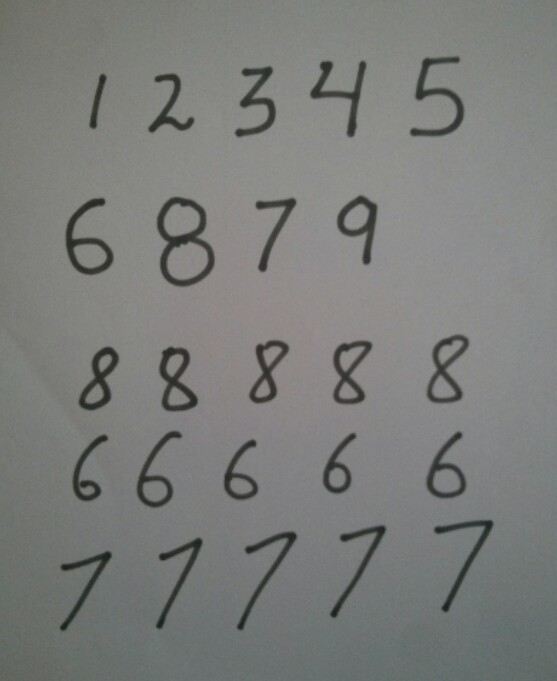
#> input picture 7_examples/handwritting_recognition/test_3.jpg, 557 x 681 px
$ jupyter execute --allow-errors preprocess_with_cv2.ipynb   (shell and % lines are left out)   (older library calls are emulated)
#> lines starting #> are read from the running program, lines starting #| are printed output that depends on the picture; after the words box and inside, x2 and y2 are one past the last pixel; in counts of white or black regions, pixels touching at a corner belong together
[cell 1]
import cv2
import mahotas
import imutils
import numpy as np
import matplotlib.pyplot as plt

import tensorflow as tf

[cell 2]
#you might need to install mahotas: pip install mahotas

[cell 3]
image = cv2.imread('test_3.jpg')
#> image is the input picture: shape (681, 557, 3); mean B, G, R 122.1, 124.5, 123.1

plt.imshow(imutils.opencv2matplotlib(image))
plt.show()

[cell 4]
from skimage import feature

class HOG:
    def __init__(self, orientations=9, pixels_per_cell=(8,8), cells_per_block=(3,3), transform=False):
        self.orientations = orientations
        self.pixels_per_cell = pixels_per_cell
        self.cells_per_block = cells_per_block
        self.transform = transform

    def describe(self, image):
        hist = feature.hog(image,
            orientations=self.orientations,
            pixels_per_cell=self.pixels_per_cell,
            cells_per_block=self.cells_per_block,
            transform_sqrt=self.transform)
        return hist

[cell 5]
def deskew(image, width):
    (h, w) = image.shape[:2]
    moments = cv2.moments(image)

    skew = moments['mu11'] / moments['mu02']
    M = np.float32([[1, skew, -0.5*w*skew],
                    [0, 1, 0]])
    image = cv2.warpAffine(image, M, (w, h), flags=cv2.WARP_INVERSE_MAP | cv2.INTER_LINEAR)

    image = imutils.resize(image, width=width)

    return image

def center_extent(image, size):
    (eW, eH) = size

    if image.shape[1] > image.shape[0]:
        image = imutils.resize(image, width=eW)
    else:
        image = imutils.resize(image, height=eH)

    extent = np.zeros((eH, eW), dtype='uint8')
    offsetX = (eW - image.shape[1]) // 2
    offsetY = (eH - image.shape[0]) // 2
    extent[offsetY:offsetY + image.shape[0], offsetX:offsetX+image.shape[1]] = image

    CM = mahotas.center_of_mass(extent)
    (cY, cX) = np.round(CM).astype("int32")
    (dX, dY) = ((size[0]//2) - cX, (size[1] // 2) - cY)
    M = np.float32([[1, 0, dX], [0, 1, dY]])
    extent = cv2.warpAffine(extent, M, size)

    return extent

#> (a cell that did not finish here is left out)

[cell 7]
hog = HOG(orientations=18, pixels_per_cell=(10,10), cells_per_block=(1,1), transform=True)

[cell 8]
image = cv2.imread('test_3.jpg')
gray = cv2.cvtColor(image, cv2.COLOR_BGR2GRAY)

blurred = cv2.GaussianBlur(gray, (5,5), 0)
# edged = cv2.Canny(blurred, 30, 150)
# Threshold the image
# ret, edged = cv2.threshold(blurred, 120, 255, cv2.THRESH_BINARY_INV)
edged = cv2.adaptiveThreshold(blurred, 255, cv2.ADAPTIVE_THRESH_MEAN_C, cv2.THRESH_BINARY_INV, 11, 4)
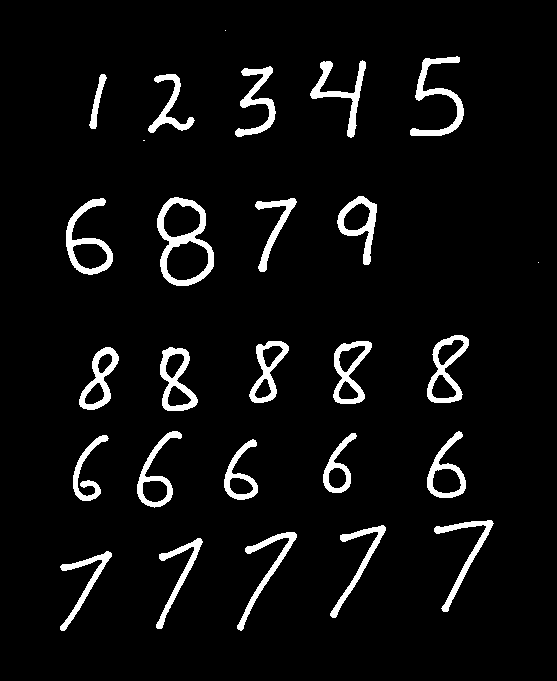
#> edged: shape (681, 557); 5.6% white; 27 white regions (3 under 20 px)

(cnts, _) = cv2.findContours(edged.copy(), cv2.RETR_EXTERNAL, cv2.CHAIN_APPROX_SIMPLE)
#> cnts = 27 contours, 3 with area under 20; largest, box (x1, y1, x2, y2) and area: (157, 197, 214, 286) 3664, (66, 198, 113, 275) 1631, (427, 335, 469, 403) 1602, (160, 347, 198, 411) 1510, (333, 341, 372, 404) 1460

cnts = sorted([(c, cv2.boundingRect(c)[0]) for c in  cnts], key=lambda x: x[1])
#> cnts = 27 items

[cell 9]
plt.figure(figsize=(12,8))
plt.imshow(imutils.opencv2matplotlib(edged))
plt.show()


$ run again, with 7_examples/handwritting_recognition/test_1.jpg copied over 7_examples/handwritting_recognition/test_3.jpg
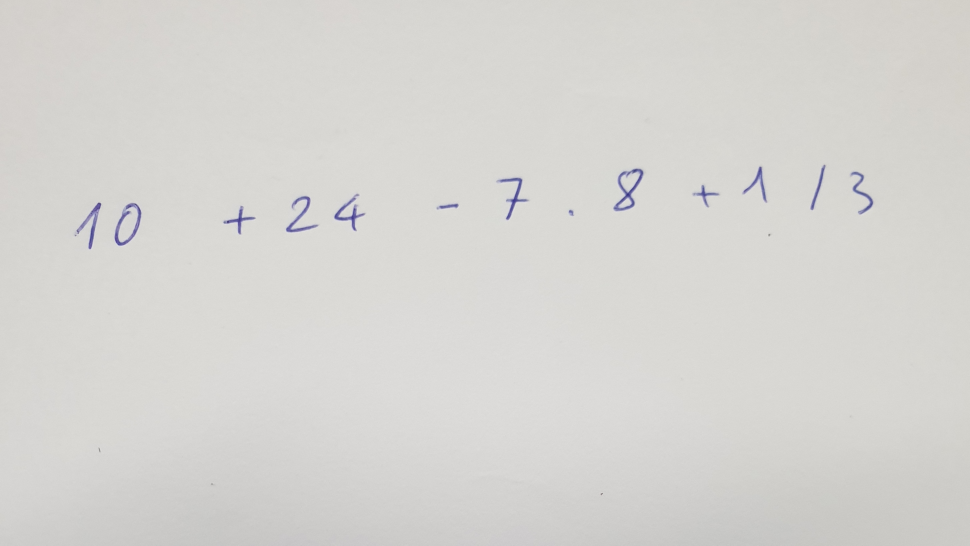
#> input picture 7_examples/handwritting_recognition/test_1.jpg, 2909 x 1636 px (shown at 1/3 size)
#> image is the input picture: shape (1636, 2909, 3); mean B, G, R 209.4, 212.6, 213.7
#> `edged = cv2.adaptiveThreshold(blurred, 255, cv2.ADAPTIVE_THRESH_MEAN_C..`:
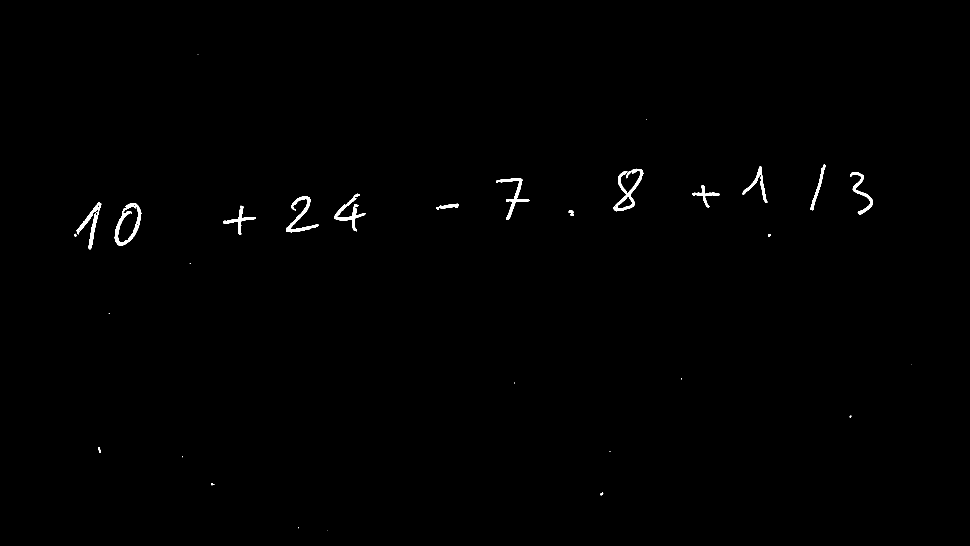
#> edged: shape (1636, 2909) (shown at 1/3 size); 0.45% white; 33 white regions (13 under 20 px)
#> `(cnts, _) = cv2.findContours(edged.copy(), cv2.RETR_EXTERNAL, cv2.CHAI..`: cnts = 33 contours, 14 with area under 20; largest, box (x1, y1, x2, y2) and area: (1840, 506, 1930, 634) 3309, (344, 609, 424, 737) 2458, (858, 589, 957, 697) 2012, (229, 608, 304, 748) 1956, (1003, 581, 1097, 694) 1864
#> `cnts = sorted([(c, cv2.boundingRect(c)[0]) for c in  cnts], key=lambda..`: cnts = 33 items

$ run again, with 7_examples/handwritting_recognition/test_2.jpg copied over 7_examples/handwritting_recognition/test_3.jpg
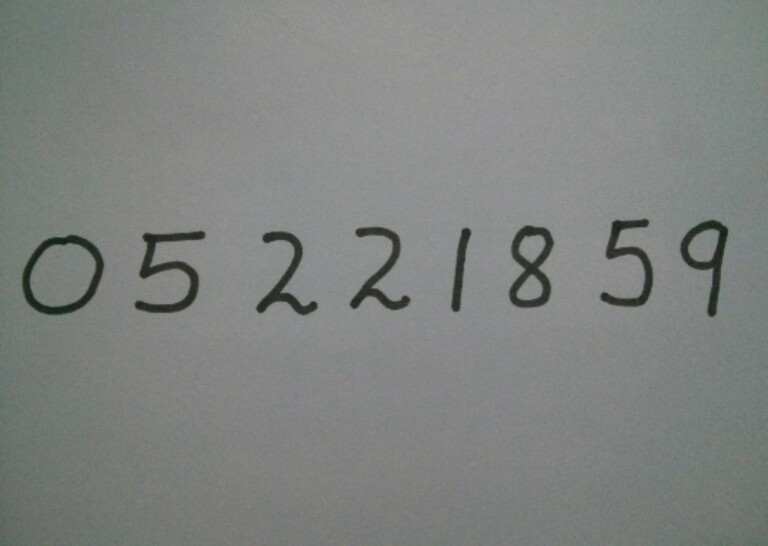
#> input picture 7_examples/handwritting_recognition/test_2.jpg, 768 x 546 px
#> image is the input picture: shape (546, 768, 3); mean B, G, R 128.4, 130.8, 127.7
#> `edged = cv2.adaptiveThreshold(blurred, 255, cv2.ADAPTIVE_THRESH_MEAN_C..`:
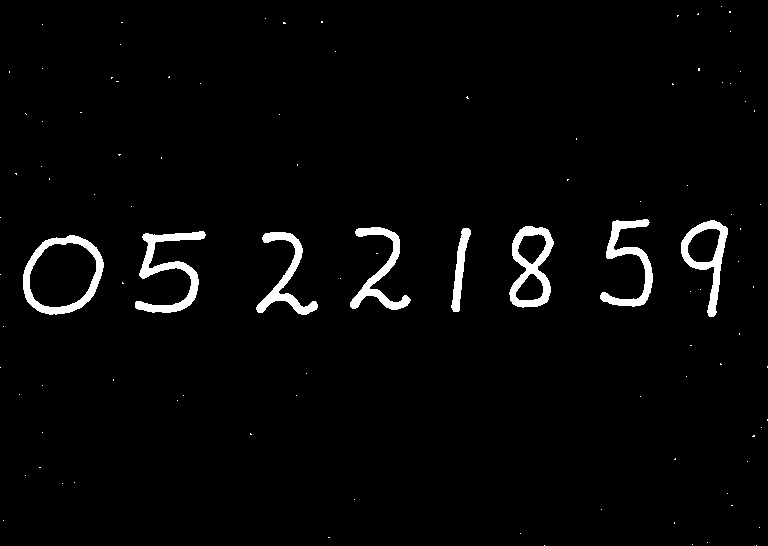
#> edged: shape (546, 768); 2.7% white; 101 white regions (93 under 20 px)
#> `(cnts, _) = cv2.findContours(edged.copy(), cv2.RETR_EXTERNAL, cv2.CHAI..`: cnts = 101 contours, 93 with area under 20; largest, box (x1, y1, x2, y2) and area: (23, 235, 104, 315) 4858, (509, 226, 554, 308) 2512, (681, 220, 728, 317) 2034, (135, 231, 206, 313) 1550, (600, 219, 653, 307) 1240, (350, 227, 411, 310) 1188, (256, 232, 318, 315) 1170, (451, 228, 471, 312) 593
#> `cnts = sorted([(c, cv2.boundingRect(c)[0]) for c in  cnts], key=lambda..`: cnts = 101 items, first 6: ([[0, 367]], 0), ([[0, 274]], 0), ([[0, 217]], 0), ([[3, 520]], 3), ([[3, 326]], 3), ([[9, 71], [9, 72]], 9)
